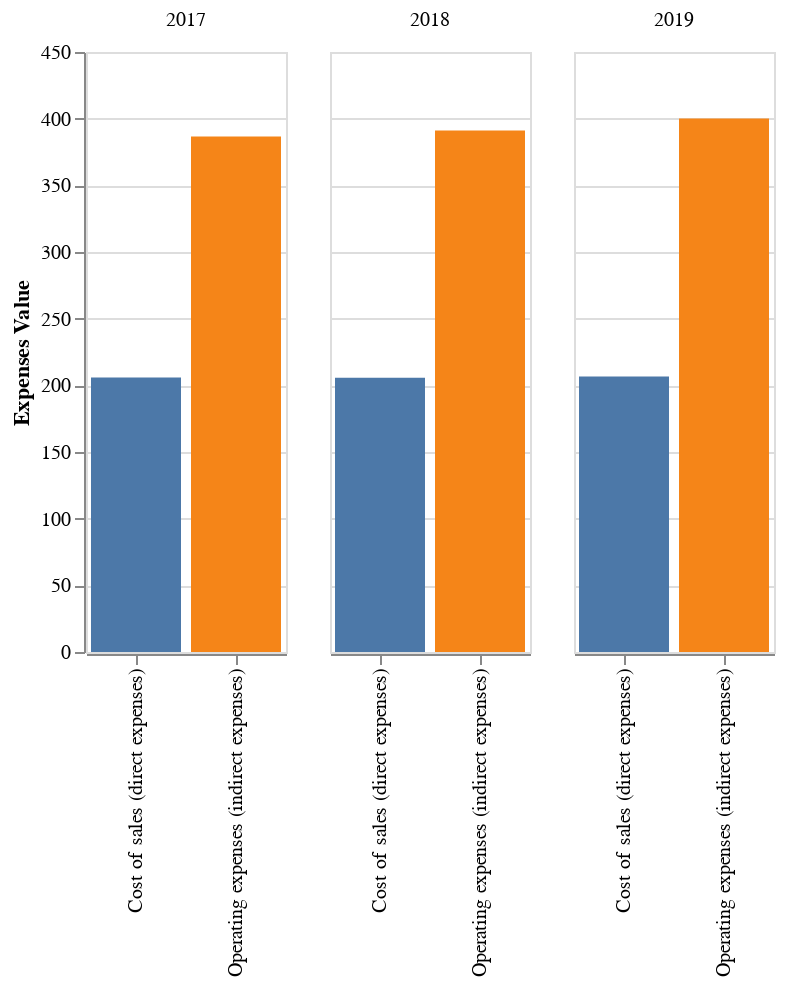

The notebook cell saved with this chart:
### Code cell
alt.Chart(chart6_df).mark_bar().encode(
    x=alt.X('type', title=''),
    y=alt.Y('value:Q', title='Expenses Value'),
    color=alt.Color('type', legend=None),
    column=alt.Column('Reference year', title='')
).properties(width=100, height=300)

### Figure 1 — Vega-Lite specification as saved in the notebook (floating-point values rounded to 4 significant figures)
{"config": {"view": {"continuousWidth": 400, "continuousHeight": 300}}, "data": {"name": "data-4d9c8a50ec5db1347f715075669b0ea4"}, "mark": "bar", "encoding": {"color": {"field": "type", "legend": null, "type": "nominal"}, "column": {"field": "Reference year", "title": "", "type": "quantitative"}, "x": {"field": "type", "title": "", "type": "nominal"}, "y": {"field": "value", "title": "Expenses Value", "type": "quantitative"}}, "height": 300, "width": 100, "$schema": "https://vega.github.io/schema/vega-lite/v4.17.0.json", "datasets": {"data-4d9c8a50ec5db1347f715075669b0ea4": [{"Reference year": 2017.0, "Location indicator": "Rural", "type": "Cost of sales (direct expenses)", "value": "205.8"}, {"Reference year": 2018.0, "Location indicator": "Rural", "type": "Cost of sales (direct expenses)", "value": "205.6"}, {"Reference year": 2019.0, "Location indicator": "Rural", "type": "Cost of sales (direct expenses)", "value": "206.6"}, {"Reference year": 2017.0, "Location indicator": "Rural", "type": "Operating expenses (indirect expenses)", "value": "386.6"}, {"Reference year": 2018.0, "Location indicator": "Rural", "type": "Operating expenses (indirect expenses)", "value": "391.1"}, {"Reference year": 2019.0, "Location indicator": "Rural", "type": "Operating expenses (indirect expenses)", "value": "400.2"}]}}
